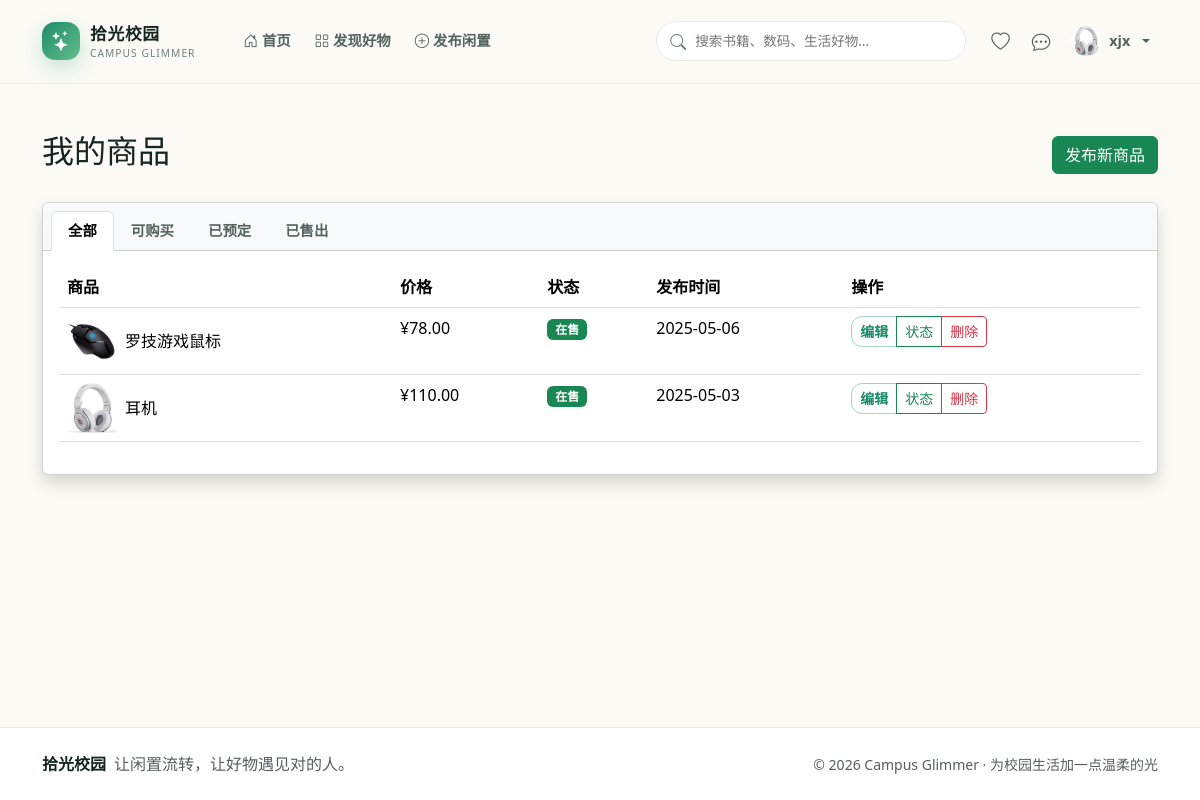
The app's page /listings/my_items/ (signed in) with its own data.
### accounts/models.py (models this page shows, shortened)
class Profile(models.Model):
    user = models.OneToOneField(User, on_delete=models.CASCADE)
    avatar = models.ImageField(upload_to='avatars/', default='avatars/default.png')
    bio = models.TextField(max_length=500, blank=True)
    student_id = models.CharField(max_length=20, blank=True)
    wechat = models.CharField(max_length=50, blank=True)
    phone = models.CharField(max_length=15, blank=True)

### listings/models.py (models this page shows, shortened)
class Item(models.Model):
    STATUS_CHOICES = (
        ('available', '在售'),
        ('reserved', '已预订'),
        ('sold', '已售出'),
    )
    title = models.CharField('商品标题', max_length=200)
    description = models.TextField('商品描述')
    price = models.DecimalField('价格', max_digits=10, decimal_places=2)
    category = models.ForeignKey(Category, on_delete=models.CASCADE, related_name='items', verbose_name='分类')
    condition = models.CharField('成色', max_length=100)
    seller = models.ForeignKey(User, on_delete=models.CASCADE, related_name='listed_items', verbose_name='卖家')
    status = models.CharField('状态', max_length=20, choices=STATUS_CHOICES, default='available')
    created_at = models.DateTimeField('发布时间', auto_now_add=True)
    updated_at = models.DateTimeField('更新时间', auto_now=True)
    class Meta:
        ordering = ['-created_at']
        indexes = [
            models.Index(fields=['status', '-created_at']),
            models.Index(fields=['category', 'status']),
        ]

class ItemImage(models.Model):
    item = models.ForeignKey(Item, on_delete=models.CASCADE, related_name='images')
    image = models.ImageField('图片', upload_to='items/')

### listings/views.py (the view)
# urls.py: path('my_items/', views.my_items, name='my_items'),
@login_required
def my_items(request):
    items = Item.objects.filter(seller=request.user).select_related('category').prefetch_related('images')
    return render(request, 'listings/my_items.html', {'items': items, 'title': '我的商品'})

### templates/listings/my_items.html (shortened to what this page needs)
{% extends 'base.html' %}
{% block content %}
<div class="d-flex justify-content-between align-items-center mb-4">
    <h2>{{ title }}</h2>
    <a href="{% url 'new_item' %}" class="btn btn-success">发布新商品</a>
</div>
<div class="card shadow">
    <div class="card-header bg-light">
        <ul class="nav nav-tabs card-header-tabs" id="itemsTabs" role="tablist">
            <li class="nav-item" role="presentation">
                <button class="nav-link active" id="all-tab" data-bs-toggle="tab" data-bs-target="#all" type="button" role="tab" aria-controls="all" aria-selected="true">全部</button>
            </li>
            <li class="nav-item" role="presentation">
                <button class="nav-link" id="available-tab" data-bs-toggle="tab" data-bs-target="#available" type="button" role="tab" aria-controls="available" aria-selected="false">可购买</button>
            </li>
            <li class="nav-item" role="presentation">
                <button class="nav-link" id="reserved-tab" data-bs-toggle="tab" data-bs-target="#reserved" type="button" role="tab" aria-controls="reserved" aria-selected="false">已预定</button>
            </li>
            <li class="nav-item" role="presentation">
                <button class="nav-link" id="sold-tab" data-bs-toggle="tab" data-bs-target="#sold" type="button" role="tab" aria-controls="sold" aria-selected="false">已售出</button>
            </li>
        </ul>
    </div>
    <div class="card-body">
        <div class="tab-content" id="itemsTabContent">
            <div class="tab-pane fade show active" id="all" role="tabpanel" aria-labelledby="all-tab">
                <div class="table-responsive">
                    <table class="table table-hover">
                        <thead>
                            <tr>
                                <th>商品</th>
                                <th>价格</th>
                                <th>状态</th>
                                <th>发布时间</th>
                                <th>操作</th>
                            </tr>
                        </thead>
                        <tbody>
                            {% for item in items %}
                            <tr>
                                <td>
                                    <div class="d-flex align-items-center">
                                        {% if item.images.first %}
                                        <img src="{{ item.images.first.image.url }}" alt="{{ item.title }}" style="width: 50px; height: 50px; object-fit: cover;" class="me-2">
                                        {% endif %}
                                        <a href="{% url 'item_detail' item.id %}">{{ item.title }}</a>
                                    </div>
                                </td>
                                <td>¥{{ item.price }}</td>
                                <td>
                                    <span class="badge {% if item.status == 'available' %}bg-success{% elif item.status == 'reserved' %}bg-warning{% else %}bg-secondary{% endif %}">
                                        {{ item.get_status_display }}
                                    </span>
                                </td>
                                <td>{{ item.created_at|date:"Y-m-d" }}</td>
                                <td>
                                    <div class="btn-group btn-group-sm">
                                        <a href="{% url 'edit_item' item.id %}" class="btn btn-outline-primary">编辑</a>
                                        <a href="{% url 'mark_sold' item.id %}" class="btn btn-outline-success">状态</a>
                                        <a href="{% url 'delete_item' item.id %}" class="btn btn-outline-danger confirm-delete">删除</a>
                                    </div>
                                </td>
                            </tr>
                            {% endfor %}
                        </tbody>
                    </table>
                </div>
            </div>
        </div>
    </div>
</div>
{% endblock %}

### templates/base.html (shortened to what this page needs)
{% load static %}
<!DOCTYPE html>
<html lang="zh-CN">
<head>
    <link href="https://cdn.jsdelivr.net/npm/bootstrap@5.3.3/dist/css/bootstrap.min.css" rel="stylesheet">
    <link href="https://cdn.jsdelivr.net/npm/bootstrap-icons@1.11.3/font/bootstrap-icons.min.css" rel="stylesheet">
    <link rel="stylesheet" href="{% static 'css/style.css' %}">
</head>
<body>
    <nav class="navbar navbar-expand-lg site-nav sticky-top">
        <div class="container py-2">
            <a class="navbar-brand brand-lockup" href="{% url 'home' %}">
                <span class="brand-mark"><i class="bi bi-stars"></i></span>
                <span><strong>拾光校园</strong><small>Campus Glimmer</small></span>
            </a>
            <div class="collapse navbar-collapse" id="mainNav">
                <ul class="navbar-nav me-auto ms-lg-4 gap-lg-2">
                    <li class="nav-item"><a class="nav-link" href="{% url 'home' %}"><i class="bi bi-house-door me-1"></i>首页</a></li>
                    <li class="nav-item"><a class="nav-link" href="{% url 'item_list' %}"><i class="bi bi-grid me-1"></i>发现好物</a></li>
                    {% if user.is_authenticated %}
                    <li class="nav-item"><a class="nav-link" href="{% url 'new_item' %}"><i class="bi bi-plus-circle me-1"></i>发布闲置</a></li>
                    {% endif %}
                </ul>
                <form class="nav-search my-3 my-lg-0 me-lg-3" action="{% url 'search_items' %}" method="get">
                    <i class="bi bi-search"></i>
                    <input name="q" type="search" value="{{ request.GET.q|default:'' }}" placeholder="搜索书籍、数码、生活好物…" aria-label="搜索商品">
                </form>
                <ul class="navbar-nav align-items-lg-center gap-lg-1">
                    {% if user.is_authenticated %}
                    <li class="nav-item"><a class="nav-link nav-icon-link" href="{% url 'favorite_list' %}" title="我的心愿单"><i class="bi bi-heart"></i><span class="d-lg-none ms-2">心愿单</span></a></li>
                    <li class="nav-item"><a class="nav-link nav-icon-link" href="{% url 'inbox' %}" title="消息中心"><i class="bi bi-chat-dots"></i><span class="d-lg-none ms-2">消息中心</span></a></li>
                    <li class="nav-item dropdown">
                        <a class="nav-link user-menu dropdown-toggle" href="#" role="button" data-bs-toggle="dropdown">
                            <img src="{{ user.profile.avatar.url }}" alt="{{ user.username }}">
                            <span>{{ user.username }}</span>
                        </a>
                    </li>
                    {% else %}
                    <li class="nav-item"><a class="nav-link" href="{% url 'login' %}">登录</a></li>
                    <li class="nav-item ms-lg-2"><a class="btn btn-primary btn-sm px-3" href="{% url 'register' %}">加入社区</a></li>
                    {% endif %}
                </ul>
            </div>
        </div>
    </nav>
    <main class="page-shell">
        <div class="container py-4 py-lg-5">
            {% block content %}{% endblock %}
        </div>
    </main>
    <footer class="site-footer">
        <div class="container py-4">
            <div class="row align-items-center gy-3">
                <div class="col-md-7"><strong>拾光校园</strong><span class="text-muted ms-2">让闲置流转，让好物遇见对的人。</span></div>
                <div class="col-md-5 text-md-end text-muted small">© 2026 Campus Glimmer · 为校园生活加一点温柔的光</div>
            </div>
        </div>
    </footer>
</body>
</html>

### static/css/style.css (style rules this page uses)
:root { --ink: #15251f; --muted: #70817a; --primary: #1d8a68; --primary-dark: #146a50; --mint: #e8f6ee; --cream: #fbfaf5; --line: #e5ece8; --warm: #f6aa61; --shadow: 0 18px 50px rgba(32, 76, 59, .09); }
* { box-sizing: border-box; }
body { min-height: 100vh; display: flex; flex-direction: column; background: var(--cream); color: var(--ink); font-family: 'Noto Sans SC', system-ui, sans-serif; }
a { color: inherit; text-decoration: none; }
.page-shell { flex: 1; }
.site-nav { background: rgba(251, 250, 245, .9); backdrop-filter: blur(18px); border-bottom: 1px solid rgba(229, 236, 232, .8); }
.brand-lockup { display: flex; align-items: center; gap: 10px; color: var(--ink); }
.brand-lockup strong { display: block; font-size: 1.05rem; letter-spacing: .04em; }
.brand-lockup small { display: block; color: var(--muted); font-size: .64rem; letter-spacing: .1em; text-transform: uppercase; }
.brand-mark { display: grid; place-items: center; width: 38px; height: 38px; border-radius: 13px; color: #fff; background: linear-gradient(135deg, var(--primary), #65bf8c); box-shadow: 0 8px 20px rgba(29, 138, 104, .22); }
.nav-link { color: #54645d; font-weight: 600; font-size: .9rem; }
.nav-search { position: relative; width: min(310px, 100%); }
.nav-search i { position: absolute; left: 14px; top: 9px; color: var(--muted); }
.nav-search input { width: 100%; padding: 9px 14px 9px 38px; border: 1px solid var(--line); border-radius: 999px; background: #fff; outline: none; font-size: .85rem; }
.nav-icon-link { font-size: 1.16rem; padding-inline: 9px !important; }
.user-menu { display: flex; align-items: center; gap: 8px; }
.user-menu img, .comment-row img { width: 30px; height: 30px; border-radius: 50%; object-fit: cover; }
.btn-outline-primary { --bs-btn-color: var(--primary); --bs-btn-border-color: #a7d4c0; --bs-btn-hover-bg: var(--primary); --bs-btn-hover-border-color: var(--primary); border-radius: 11px; font-weight: 700; }
.site-footer { border-top: 1px solid var(--line); background: #fff; }

### records on screen
Item: images.first.image (picture), title "罗技游戏鼠标", price "78.00", status "在售", created_at "2025-05-06"
Item: images.first.image (picture), title "耳机", price "110.00", status "在售", created_at "2025-05-03"

### other values on screen
{{ user.username }} "xjx"
{{ title }} "我的商品"
